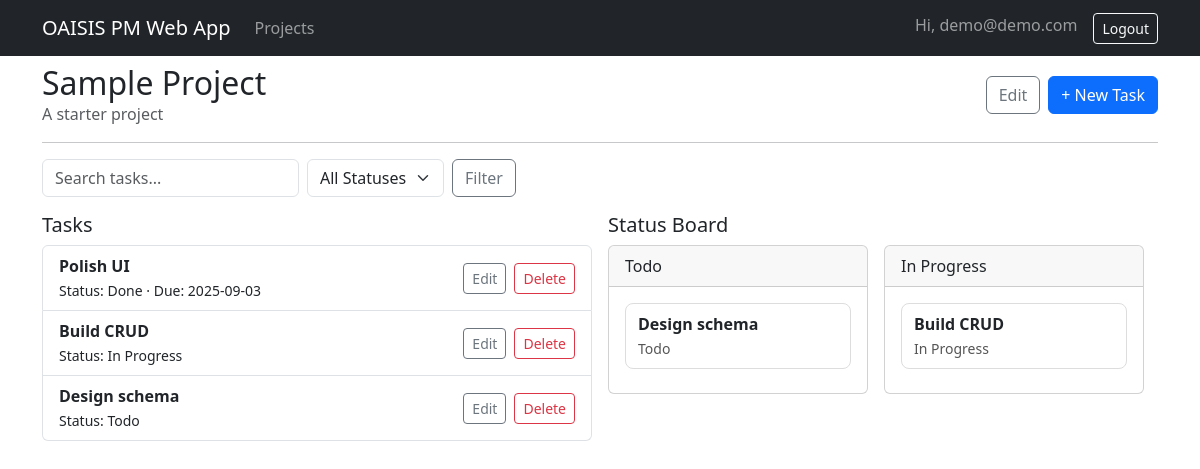
The page /projects/1 (signed in) on the database its author committed.
### app.py (models this page shows, shortened)
class User(db.Model, UserMixin):
    id = db.Column(db.Integer, primary_key=True)
    email = db.Column(db.String(255), unique=True, nullable=False)
    password_hash = db.Column(db.String(255), nullable=False)
    created_at = db.Column(db.DateTime, default=datetime.utcnow)
    projects = db.relationship("Project", backref="owner", lazy=True)

class Project(db.Model):
    id = db.Column(db.Integer, primary_key=True)
    name = db.Column(db.String(200), nullable=False)
    description = db.Column(db.Text, default="")
    created_at = db.Column(db.DateTime, default=datetime.utcnow)
    owner_id = db.Column(db.Integer, db.ForeignKey("user.id"), nullable=False)
    tasks = db.relationship("Task", backref="project", cascade="all, delete-orphan", lazy=True)

class Task(db.Model):
    id = db.Column(db.Integer, primary_key=True)
    title = db.Column(db.String(200), nullable=False)
    status = db.Column(db.String(50), default="Todo")  # Todo, In Progress, Done
    due_date = db.Column(db.Date, nullable=True)
    notes = db.Column(db.Text, default="")
    created_at = db.Column(db.DateTime, default=datetime.utcnow)
    project_id = db.Column(db.Integer, db.ForeignKey("project.id"), nullable=False)

### app.py (the view)
@app.route("/projects/<int:project_id>")
@login_required
def project_detail(project_id: int):
    project = Project.query.filter_by(id=project_id, owner_id=current_user.id).first_or_404()
    status_filter = request.args.get("status")
    q = request.args.get("q", "").strip()
    tasks_query = Task.query.filter_by(project_id=project.id)
    if status_filter:
        tasks_query = tasks_query.filter(Task.status == status_filter)
    if q:
        tasks_query = tasks_query.filter(Task.title.ilike(f"%{q}%"))
    tasks = tasks_query.order_by(Task.created_at.desc()).all()
    board = {
        "Todo": [t for t in tasks if t.status == "Todo"],
        "In Progress": [t for t in tasks if t.status == "In Progress"],
        "Done": [t for t in tasks if t.status == "Done"],
    }
    return render_template("project_detail.html", project=project, tasks=tasks, board=board, status_filter=status_filter, q=q)

### app.py (called while the page is built)
@login_manager.user_loader
def load_user(user_id):
    return db.session.get(User, int(user_id))

@app.before_request
def ensure_db():
    with app.app_context():
        db.create_all()

### templates/project_detail.html (shortened to what this page needs)
{% extends "base.html" %}
{% block content %}
<div class="d-flex justify-content-between align-items-center">
  <div>
    <h2 class="mb-0">{{ project.name }}</h2>
    <p class="text-muted mb-0">{{ project.description }}</p>
  </div>
  <div class="d-flex gap-2">
    <a href="{{ url_for('project_edit', project_id=project.id) }}" class="btn btn-outline-secondary">Edit</a>
    <a href="{{ url_for('task_new', project_id=project.id) }}" class="btn btn-primary">+ New Task</a>
  </div>
</div>
<hr>
<form class="row row-cols-lg-auto g-2 align-items-center mb-3" method="get">
  <div class="col-12">
    <input type="text" class="form-control" name="q" placeholder="Search tasks..." value="{{ q }}">
  </div>
  <div class="col-12">
    <select class="form-select" name="status">
      <option value="">All Statuses</option>
    </select>
  </div>
  <div class="col-12">
    <button class="btn btn-outline-secondary" type="submit">Filter</button>
  </div>
</form>
<div class="row g-3">
  <div class="col-12 col-lg-6">
    <h5>Tasks</h5>
    {% if tasks %}
      <div class="list-group">
        {% for t in tasks %}
          <div class="list-group-item">
            <div class="d-flex justify-content-between align-items-center">
              <div>
                <div class="fw-bold">{{ t.title }}</div>
                <small>Status: {{ t.status }}{% if t.due_date %} · Due: {{ t.due_date.strftime('%Y-%m-%d') }}{% endif %}</small><br>
              </div>
              <div class="d-flex gap-2">
                <a class="btn btn-sm btn-outline-secondary" href="{{ url_for('task_edit', task_id=t.id) }}">Edit</a>
                <form method="post" action="{{ url_for('task_delete', task_id=t.id) }}" onsubmit="return confirm('Delete this task?');">
                  <button class="btn btn-sm btn-outline-danger">Delete</button>
                </form>
              </div>
            </div>
          </div>
        {% endfor %}
      </div>
    {% else %}
      <div class="alert alert-info">No tasks yet.</div>
    {% endif %}
  </div>
  <div class="col-12 col-lg-6">
    <h5>Status Board</h5>
    <div class="d-flex gap-3 overflow-auto">
      {% for col in ["Todo","In Progress","Done"] %}
      <div class="board-col">
        <div class="card">
          <div class="card-header">{{ col }}</div>
          <div class="card-body">
            {% for t in board[col] %}
              <div class="task-card">
                <div class="fw-semibold">{{ t.title }}</div>
                <small>{% if t.due_date %}Due: {{ t.due_date.strftime('%Y-%m-%d') }} · {% endif %}{{ t.status }}</small>
              </div>
            {% else %}
              <div class="text-muted"><small>No tasks</small></div>
            {% endfor %}
          </div>
        </div>
      </div>
      {% endfor %}
    </div>
  </div>
</div>
{% endblock %}

### templates/base.html (shortened to what this page needs)
<!doctype html>
<html lang="en">
<head>
  <link href="https://cdn.jsdelivr.net/npm/bootstrap@5.3.3/dist/css/bootstrap.min.css" rel="stylesheet">
</head>
<body>
<nav class="navbar navbar-expand-lg navbar-dark bg-dark fixed-top">
  <div class="container">
    <a class="navbar-brand" href="{{ url_for('dashboard') if current_user.is_authenticated else url_for('home') }}">OAISIS PM Web App</a>
    <div class="collapse navbar-collapse" id="nav">
      <ul class="navbar-nav me-auto">
        {% if current_user.is_authenticated %}
        <li class="nav-item"><a class="nav-link" href="{{ url_for('dashboard') }}">Projects</a></li>
        {% endif %}
      </ul>
      <ul class="navbar-nav ms-auto">
        {% if current_user.is_authenticated %}
        <li class="nav-item"><span class="navbar-text me-3">Hi, {{ current_user.email }}</span></li>
        <li class="nav-item"><a class="btn btn-outline-light btn-sm" href="{{ url_for('logout') }}">Logout</a></li>
        {% else %}
        <li class="nav-item"><a class="nav-link" href="{{ url_for('login') }}">Login</a></li>
        <li class="nav-item"><a class="btn btn-primary btn-sm" href="{{ url_for('register') }}">Sign Up</a></li>
        {% endif %}
      </ul>
    </div>
  </div>
</nav>
<main class="container">
  {% block content %}{% endblock %}
</main>
</body>
</html>

### templates/base.html (style rules this page uses)
body { padding-top: 64px; }
.board-col { min-width: 260px; }
.task-card { border: 1px solid #ddd; border-radius: 8px; padding: 8px 12px; margin-bottom: 8px; background: #fff; }
.task-card small { color: #555; }

### rows shown on the page
User: email "demo@demo.com"
Project: name "Sample Project", description "A starter project"
Task: title "Polish UI", status "Done", due_date "2025-09-03"
Task: title "Build CRUD", status "In Progress"
Task: title "Design schema", status "Todo"

### other values the page prints
{{ col }} "Todo" "In Progress"
